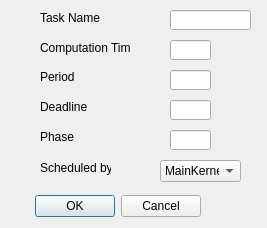
<?xml version="1.0" encoding="UTF-8"?>
<ui version="4.0">
 <class>insertTask</class>
 <widget class="QDialog" name="insertTask">
  <property name="geometry">
   <rect>
    <x>0</x>
    <y>0</y>
    <width>267</width>
    <height>228</height>
   </rect>
  </property>
  <property name="windowTitle">
   <string>Insert Task</string>
  </property>
  <widget class="QDialogButtonBox" name="buttonBox">
   <property name="geometry">
    <rect>
     <x>30</x>
     <y>190</y>
     <width>171</width>
     <height>32</height>
    </rect>
   </property>
   <property name="orientation">
    <enum>Qt::Horizontal</enum>
   </property>
   <property name="standardButtons">
    <set>QDialogButtonBox::Cancel|QDialogButtonBox::Ok</set>
   </property>
  </widget>
  <widget class="QLabel" name="label">
   <property name="geometry">
    <rect>
     <x>40</x>
     <y>10</y>
     <width>61</width>
     <height>16</height>
    </rect>
   </property>
   <property name="text">
    <string>Task Name</string>
   </property>
  </widget>
  <widget class="QLabel" name="label_2">
   <property name="geometry">
    <rect>
     <x>40</x>
     <y>40</y>
     <width>91</width>
     <height>16</height>
    </rect>
   </property>
   <property name="text">
    <string>Computation Time</string>
   </property>
  </widget>
  <widget class="QLabel" name="label_3">
   <property name="geometry">
    <rect>
     <x>40</x>
     <y>70</y>
     <width>47</width>
     <height>13</height>
    </rect>
   </property>
   <property name="text">
    <string>Period</string>
   </property>
  </widget>
  <widget class="QLabel" name="label_4">
   <property name="geometry">
    <rect>
     <x>40</x>
     <y>100</y>
     <width>47</width>
     <height>13</height>
    </rect>
   </property>
   <property name="text">
    <string>Deadline</string>
   </property>
  </widget>
  <widget class="QLabel" name="label_5">
   <property name="geometry">
    <rect>
     <x>40</x>
     <y>130</y>
     <width>47</width>
     <height>13</height>
    </rect>
   </property>
   <property name="text">
    <string>Phase</string>
   </property>
  </widget>
  <widget class="QLineEdit" name="taskNameEdit">
   <property name="geometry">
    <rect>
     <x>170</x>
     <y>10</y>
     <width>81</width>
     <height>20</height>
    </rect>
   </property>
  </widget>
  <widget class="QLineEdit" name="ciEdit">
   <property name="geometry">
    <rect>
     <x>170</x>
     <y>40</y>
     <width>41</width>
     <height>20</height>
    </rect>
   </property>
  </widget>
  <widget class="QLineEdit" name="tiEdit">
   <property name="geometry">
    <rect>
     <x>170</x>
     <y>70</y>
     <width>41</width>
     <height>20</height>
    </rect>
   </property>
  </widget>
  <widget class="QLineEdit" name="diEdit">
   <property name="geometry">
    <rect>
     <x>170</x>
     <y>100</y>
     <width>41</width>
     <height>20</height>
    </rect>
   </property>
  </widget>
  <widget class="QLineEdit" name="phaseEdit">
   <property name="geometry">
    <rect>
     <x>170</x>
     <y>130</y>
     <width>41</width>
     <height>20</height>
    </rect>
   </property>
  </widget>
  <widget class="QLabel" name="label_6">
   <property name="geometry">
    <rect>
     <x>40</x>
     <y>160</y>
     <width>71</width>
     <height>16</height>
    </rect>
   </property>
   <property name="text">
    <string>Scheduled by</string>
   </property>
  </widget>
  <widget class="QComboBox" name="kernelsCBox">
   <property name="geometry">
    <rect>
     <x>160</x>
     <y>160</y>
     <width>81</width>
     <height>22</height>
    </rect>
   </property>
   <property name="sizePolicy">
    <sizepolicy hsizetype="Fixed" vsizetype="Fixed">
     <horstretch>0</horstretch>
     <verstretch>0</verstretch>
    </sizepolicy>
   </property>
   <item>
    <property name="text">
     <string>MainKernel</string>
    </property>
   </item>
  </widget>
 </widget>
 <resources/>
 <connections>
  <connection>
   <sender>buttonBox</sender>
   <signal>accepted()</signal>
   <receiver>insertTask</receiver>
   <slot>accept()</slot>
   <hints>
    <hint type="sourcelabel">
     <x>248</x>
     <y>254</y>
    </hint>
    <hint type="destinationlabel">
     <x>157</x>
     <y>274</y>
    </hint>
   </hints>
  </connection>
  <connection>
   <sender>buttonBox</sender>
   <signal>rejected()</signal>
   <receiver>insertTask</receiver>
   <slot>reject()</slot>
   <hints>
    <hint type="sourcelabel">
     <x>316</x>
     <y>260</y>
    </hint>
    <hint type="destinationlabel">
     <x>286</x>
     <y>274</y>
    </hint>
   </hints>
  </connection>
 </connections>
</ui>
